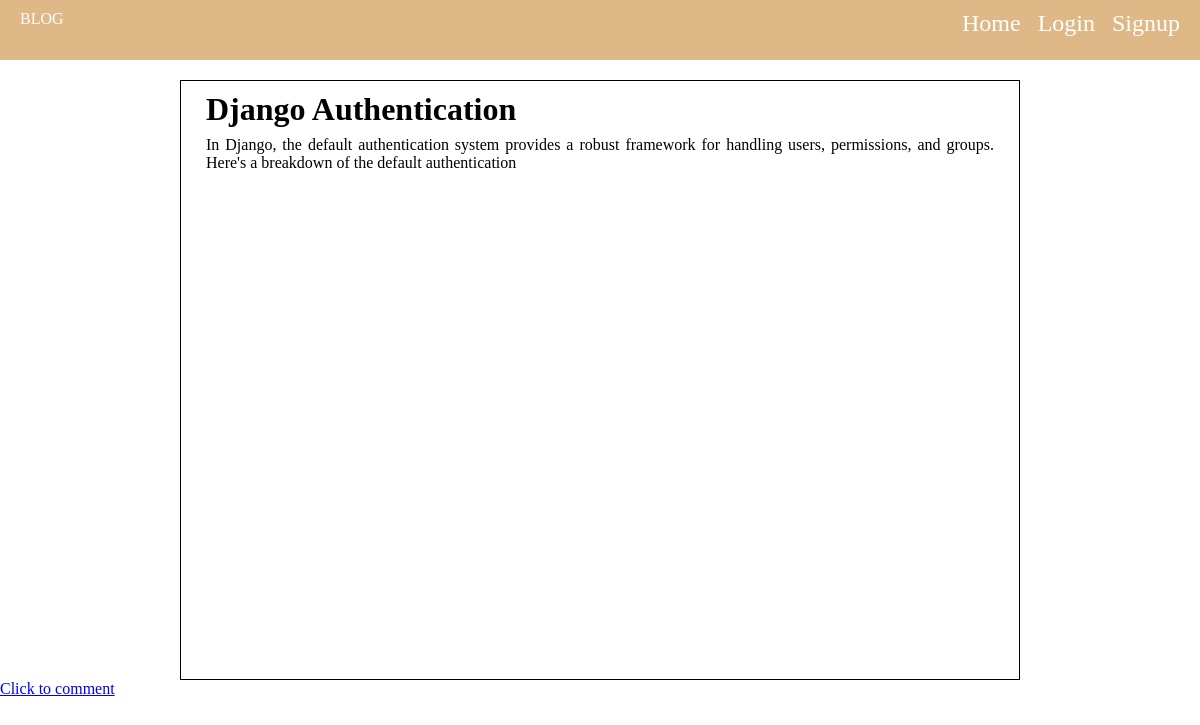
/Preview/14/, run on the app's committed database.
### myblog/models.py (models this page shows)
class BlogPosts(models.Model):
    heading = models.CharField(max_length=350)
    blog_contents = models.TextField()
    image = models.ImageField(
        default='bg2.jpg',
        upload_to='images/blog',
        height_field='image_height',
        width_field='image_width',
        blank=True,  # Allows field to be empty in forms
        null=True    # Allows database column to be NULL
    )
    image_height = models.PositiveIntegerField(null=True, blank=True)
    image_width = models.PositiveIntegerField(null=True, blank=True)

### myblog/views.py (the view)
# urls.py: path('Preview/<int:post_id>/', views.preview),
def preview(request,post_id):
    contents=BlogPosts.objects.get(id=post_id)
    return render(request,"myblog/all.html",{"content":contents})

### myblog/templates/myblog/all.html (shortened to what this page needs)
{% include "myblog/header1.html" %}
{% load static %}
{% block content %}
<link rel="stylesheet" href="{% static 'css/style.css' %}">
    <main>
        <div class="main-paragraphs">
        <h1>{{content.heading}}</h1>
        <p style="margin-top:8px">{{content.blog_contents|linebreaksbr}}</p>
        </div>
        <a href="/comment/{{ content.id }}">Click to comment</a>
    </main>
{% endblock %}

### myblog/static/css/style.css (style rules this page uses)
* { padding: 0; margin: 0; box-sizing: border-box; }
.main-paragraphs { text-align: justify; }
.main-paragraphs { padding: 10px 25px; width: 70%; margin: auto; margin-top: 20px; height: 600px; overflow-y: scroll; border: 1px solid black; }

### data on the page
BlogPosts: heading "Django Authentication", blog_contents "In Django, the default authentication system provides a robust framework for handling users, permissions, and groups. Here's a breakdown of the default authentication"
